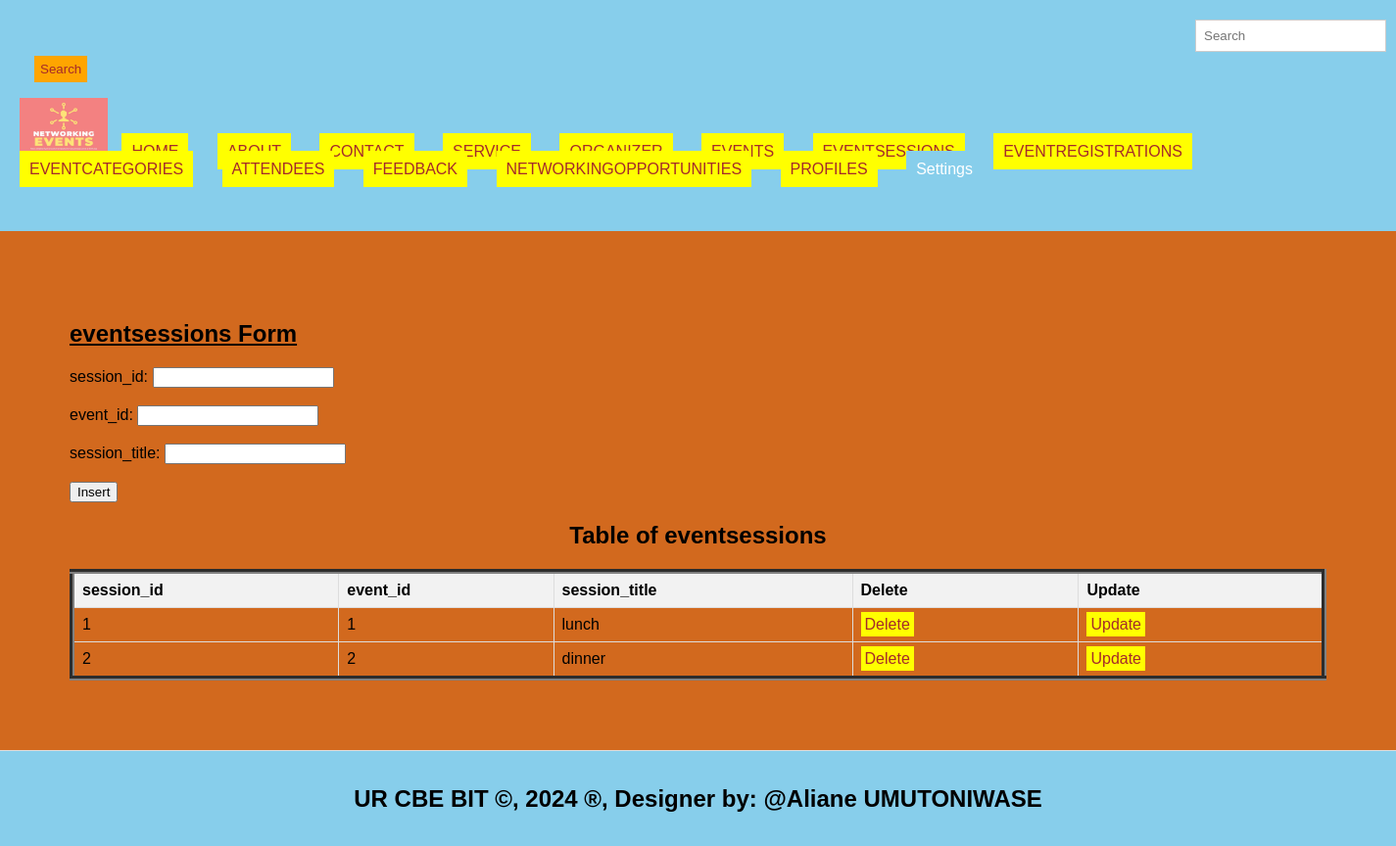
The app's page /eventsessions.php with its own data.
### tables this page shows
CREATE TABLE `eventsessions` (
  `session_id` int(11) NOT NULL,
  `event_id` int(11) DEFAULT NULL,
  `session_title` varchar(255) DEFAULT NULL
);

### eventsessions.php (the view, shortened to what this page needs)
<!DOCTYPE html>
<html lang="en">
<head>
  <link rel="stylesheet" type="text/css" href="style.css" title="style 1" media="screen, tv, projection, handheld, print"/>
  </head>
  <header>
<body bgcolor="chocolate">
  <form class="d-flex" role="search" action="search.php">
      <input class="form-control me-2" type="search" placeholder="Search" aria-label="Search" name="query">
      <button class="btn btn-outline-success" type="submit">Search</button>
    </form>
  <ul style="list-style-type: none; padding: 0;">
    <li style="display: inline; margin-right: 10px;">
    <img src="./images/logo.jpg" width="90" height="60" alt="Logo">
  </li>
    <li style="display: inline; margin-right: 10px;"><a href="./home.html">HOME</a>
  </li>
    <li style="display: inline; margin-right: 10px;"><a href="./about.html">ABOUT</a>
  </li>
    <li style="display: inline; margin-right: 10px;"><a href="./contact.html">CONTACT</a>
  </li>
    <li style="display: inline; margin-right: 10px;"><a href="./Service.html">SERVICE</a>
  </li>
    <li style="display: inline; margin-right: 10px;"><a href="./organizer.php">ORGANIZER</a>
  </li>
    <li style="display: inline; margin-right: 10px;"><a href="./events.php">EVENTS</a>
  </li>
    <li style="display: inline; margin-right: 10px;"><a href="./eventsessions.php">EVENTSESSIONS</a>
  </li>
    <li style="display: inline; margin-right: 10px;"><a href="./eventregistrations.php">EVENTREGISTRATIONS</a>
  </li>
    <li style="display: inline; margin-right: 10px;"><a href="./eventcategories.php">EVENTCATEGORIES</a>
  </li>
    <li style="display: inline; margin-right: 10px;"><a href="./attendees.php">ATTENDEES</a>
  </li>
    <li style="display: inline; margin-right: 10px;"><a href="./feedback.php">FEEDBACK</a>
  </li>
    <li style="display: inline; margin-right: 10px;"><a href="./networking_opportunities.php">NETWORKINGOPPORTUNITIES</a>
  </li>
  <li style="display: inline; margin-right: 10px;"><a href="./profiles.php">PROFILES</a>
  </li>
    <li class="dropdown" style="display: inline; margin-right: 10px;">
      <a href="#" style="padding: 10px; color: white; background-color: skyblue; text-decoration: none; margin-right: 15px;">Settings</a>
    </li><br><br>
  </ul>
</header>
<section>
    <h1><u> eventsessions Form </u></h1>
    <form method="post" onsubmit="return confirmInsert();">
        <label for="sid">session_id:</label>
        <input type="number" id="sid" name="sid"><br><br>
        <label for="eid">event_id:</label>
        <input type="number" id="eid" name="eid"><br><br>
        <label for="stt">session_title:</label>
        <input type="text" id="stt" name="stt" required><br><br>
        <input type="submit" name="add" value="Insert">
    </form>
<!DOCTYPE html>
<html>
<head>
</head>
<body>
    <center><h2>Table of eventsessions</h2></center>
    <table border="5">
        <tr>
            <th>session_id</th>
            <th>event_id</th>
            <th>session_title</th>
            <th>Delete</th>
            <th>Update</th>
        </tr>
        <?php
      include('database_connection.php');
        $sql = "SELECT * FROM eventsessions";
        $result = $connection->query($sql);
        if ($result->num_rows > 0) {
            while ($row = $result->fetch_assoc()) {
                $sid = $row['session_id'];
                echo "<tr>
                    <td>" . $row['session_id'] . "</td>
                    <td>" . $row['event_id'] . "</td>
                    <td>" . $row['session_title'] . "</td>
                    <td><a style='padding:4px' href='delete_eventsessions.php?session_id=$sid'>Delete</a></td>
                    <td><a style='padding:4px' href='update_eventsessions.php?session_id=$sid'>Update</a></td>
                </tr>";
            }
        } else {
            echo "<tr><td colspan='6'>No data found</td></tr>";
        }
        ?>
    </table>
</body>
    </section>
<footer>
  <center>
    <marquee behavior='alternate'>
    <b><h2>UR CBE BIT &copy, 2024 &reg, Designer by: @Aliane UMUTONIWASE</h2></b>
  </marquee>
  </center>
</footer>
</body>
</html>

### style.css (style rules this page uses)
body { font-family: Arial, sans-serif; margin: 0; padding: 0; }
.form-control { padding: 8px; margin-left: 4px; border: 1px solid #ccc; }
.btn { padding: 6px; background-color: orange; color: brown; border: none; }
.dropdown { position: relative; display: inline; margin-right: 10px; }
body { font-family: Arial,sans-serif; margin:0; padding:0; }
header { background-color:skyblue; padding: 20px; }
.dropdown { position: right; display:right; direction:rtl; }
section { padding:28px; border-bottom: 1px solid #ddd; }
footer { text-align: center; padding: 15px; background-color:skyblue; }

### eventsessions.php (style rules this page uses)
a { padding: 10px; color: white; background-color: yellow; text-decoration: none; margin-right: 15px; }
a:link { color: brown; }
button.btn { margin-left: 15px; margin-top: 4px; }
input.form-control { margin-left: 1200px; padding: 8px; }
header { background-color:skyblue; }
section { padding:71px; border-bottom: 1px solid #ddd; }
footer { text-align: center; padding: 15px; background-color:skyblue; }
table { width: 100%; border-collapse: collapse; }
th, td { border: 1px solid #ddd; padding: 8px; text-align: left; }
th { background-color: #f2f2f2; }

### records on screen
eventsessions: session_id "1", event "1", session_title "lunch"
eventsessions: session_id "2", event "2", session_title "dinner"
